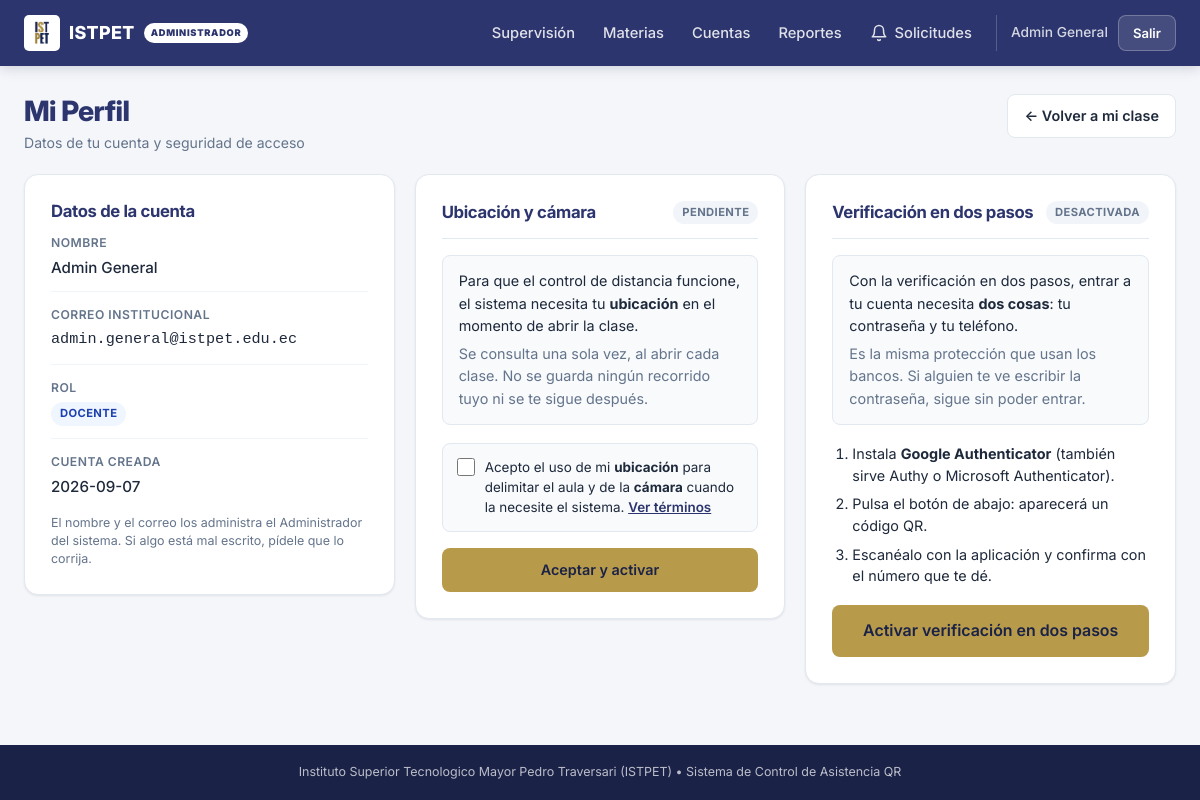
Screenshot of /public/docente/perfil (signed in) with the database file from the repository.
### tables this page shows
CREATE TABLE `usuarios` (
  `id` int(11) NOT NULL AUTO_INCREMENT,
  `nombre` varchar(80) NOT NULL,
  `apellido` varchar(80) NOT NULL,
  `correo` varchar(150) NOT NULL,
  `telefono` varchar(15) DEFAULT NULL,
  `password` varchar(255) NOT NULL,
  `totp_secreto` varchar(64) DEFAULT NULL,
  `totp_activado` tinyint(1) NOT NULL DEFAULT 0,
  `totp_desde` datetime DEFAULT NULL,
  `rol` enum('docente','admin') NOT NULL DEFAULT 'docente',
  `activo` tinyint(1) NOT NULL DEFAULT 1,
  `consentimiento_en` datetime DEFAULT NULL COMMENT 'Cuando acepto el uso de ubicacion y camara',
  `consentimiento_version` varchar(10) DEFAULT NULL COMMENT 'Version del texto que acepto',
  `creado_en` timestamp NOT NULL DEFAULT current_timestamp(),
  PRIMARY KEY (`id`),
  UNIQUE KEY `correo` (`correo`),
  KEY `idx_usuario_telefono` (`telefono`)
);

### controllers/DocenteController.php (called while the page is built, shortened)
<?php
require_once dirname(__DIR__) . '/models/Usuario.php';
class DocenteController extends BaseController
{
    public function perfil(): void
    {
        $usuario = Usuario::buscarPorId($this->idUsuarioActual());
        $secreto = Usuario::secretoTotp((int)$usuario['id']);
        $activo  = Usuario::tieneTotpActivo($usuario);
        $qr = null;
        [$mensaje, $error] = $this->obtenerFlash();
        $this->vista('docente.perfil', [
            'base'            => self::obtenerRutaBase(),
            'usuario'         => $usuario,
            'totpActivo'      => $activo,
            'consentimientoOk'    => Consentimiento::aceptado('usuario', (int)$usuario['id']),
            'consentimientoFecha' => Consentimiento::fecha('usuario', (int)$usuario['id']),
            'totpPreparado'   => ($secreto !== null && !$activo),
            'qrTotp'          => $qr,
            'secretoLegible'  => $secreto !== null ? Totp::secretoLegible($secreto) : null,
            'mensaje'         => $mensaje,
            'error'           => $error,
            'csrf'            => self::tokenCsrf()
        ]);
    }
}

### public/index.php (called while the page is built, shortened)
<?php
$raiz = dirname(__DIR__);
require_once $raiz . '/controllers/DocenteController.php';
$uri    = parse_url($_SERVER['REQUEST_URI'] ?? '/', PHP_URL_PATH) ?? '/';
$metodo = strtoupper($_SERVER['REQUEST_METHOD'] ?? 'GET');
$directorio = str_replace(DIRECTORY_SEPARATOR, '/', dirname($_SERVER['SCRIPT_NAME'] ?? ''));
if ($directorio !== '/' && $directorio !== '' && str_starts_with($uri, $directorio)) {
    $uri = substr($uri, strlen($directorio));
}
$ruta = '/' . trim($uri, '/');
[$clase, $accion] = $rutas[$ruta][$metodo];
(new $clase())->$accion();

### models/Usuario.php (called while the page is built, shortened)
<?php
class Usuario
{
    public static function buscarPorId(int $id): ?array
    {
        $db = Database::conectar();
        $stmt = $db->prepare("SELECT id, nombre, apellido, correo, telefono, rol, activo, creado_en,
                    totp_secreto, totp_activado, totp_desde
             FROM usuarios WHERE id = ? LIMIT 1");
        $stmt->execute([$id]);
        return $stmt->fetch() ?: null;
    }
}

### views/docente/perfil.php (the view, shortened to what this page needs)
<?php
require dirname(__DIR__) . '/layouts/header.php';
$tok = htmlspecialchars($csrf, ENT_QUOTES, 'UTF-8');
?>
<div class="page-header">
    <div>
        <h1 class="page-title">Mi Perfil</h1>
        <p class="page-subtitle">Datos de tu cuenta y seguridad de acceso</p>
    </div>
    <a href="<?= $base ?>/docente" class="btn btn-outline">&larr; Volver a mi clase</a>
</div>
<div class="perfil-grid">
    <div class="card">
        <h2 class="card-titulo">Datos de la cuenta</h2>
        <dl class="ficha-datos">
            <div>
                <dt>Nombre</dt>
                <dd><?= htmlspecialchars(trim($usuario['nombre'] . ' ' . $usuario['apellido'])) ?></dd>
            </div>
            <div>
                <dt>Correo institucional</dt>
                <dd class="celda-correo"><?= htmlspecialchars($usuario['correo']) ?></dd>
            </div>
            <div>
                <dt>Rol</dt>
                <dd><span class="badge badge-info">DOCENTE</span></dd>
            </div>
            <div>
                <dt>Cuenta creada</dt>
                <dd><?= htmlspecialchars(substr((string)$usuario['creado_en'], 0, 10)) ?></dd>
            </div>
        </dl>
        <p class="form-ayuda mt-4">
            El nombre y el correo los administra el Administrador del sistema.
            Si algo está mal escrito, pídele que lo corrija.
        </p>
    </div>
    <div class="card">
        <div class="card-header-flex">
            <h2 class="card-titulo mb-0">Ubicación y cámara</h2>
            <span class="badge <?= !empty($consentimientoOk) ? 'badge-success' : 'badge-neutral' ?>">
                <?= !empty($consentimientoOk) ? 'ACEPTADO' : 'PENDIENTE' ?>
            </span>
        </div>
        <?php if (!empty($consentimientoOk)): ?>
            <div class="totp-estado ok">
                <p>
                    Aceptaste el uso de tu ubicación para fijar el área de tus clases.
                    <?php if (!empty($consentimientoFecha)): ?>
                        <br><span class="text-muted">
                            Aceptado el <?= htmlspecialchars(date('d/m/Y \a \l\a\s H:i', strtotime($consentimientoFecha))) ?>
                        </span>
                    <?php endif; ?>
                </p>
            </div>
            <p class="form-ayuda mb-3">
                Al abrir una clase, tus coordenadas marcan el centro del aula. Los
                estudiantes que estén a más de <?= (int)($radioGeo ?? 500) ?> metros no
                podrán registrarse aunque tengan el código.
            </p>
            <details class="bloque-desplegable">
                <summary>Retirar mi permiso</summary>
                <p class="form-ayuda mb-3">
                    Si lo retiras, tus clases se abrirán sin control de ubicación:
                    cualquiera con el código podrá registrarse desde donde esté.
                </p>
                <form action="<?= $base ?>/terminos/retirar" method="POST"
                      onsubmit="return confirm('¿Retirar tu permiso? Tus clases dejarán de comprobar la distancia.');">
                    <input type="hidden" name="csrf_token" value="<?= $tok ?>">
                    <button type="submit" class="btn btn-peligro-suave">Retirar permiso</button>
                </form>
            </details>
        <?php else: ?>
            <div class="totp-estado">
                <p>
                    Para que el control de distancia funcione, el sistema necesita tu
                    <strong>ubicación</strong> en el momento de abrir la clase.
                </p>
                <p class="text-muted">
                    Se consulta una sola vez, al abrir cada clase. No se guarda ningún
                    recorrido tuyo ni se te sigue después.
                </p>
            </div>
            <form action="<?= $base ?>/terminos/aceptar" method="POST">
                <label class="consentimiento" for="aceptoDocente">
                    <input type="checkbox" id="aceptoDocente" name="acepto" value="1" required>
                    <span>
                        Acepto el uso de mi <strong>ubicación</strong> para delimitar el aula
                        y de la <strong>cámara</strong> cuando la necesite el sistema.
                        <a href="<?= $base ?>/terminos" target="_blank" rel="noopener">Ver términos</a>
                    </span>
                </label>
                <button type="submit" class="btn btn-dorado btn-block">Aceptar y activar</button>
            </form>
        <?php endif; ?>
    </div>
    <div class="card">
        <div class="card-header-flex">
            <h2 class="card-titulo mb-0">Verificación en dos pasos</h2>
            <span class="badge <?= $totpActivo ? 'badge-success' : 'badge-neutral' ?>">
                <?= $totpActivo ? 'ACTIVADA' : 'DESACTIVADA' ?>
            </span>
        </div>
        <?php if ($totpActivo): ?>
            <div class="totp-estado ok">
                <p>
                    Tu cuenta está protegida. Al entrar te pedimos tu contraseña y,
                    después, el código de 6 dígitos de tu aplicación autenticadora.
                </p>
                <p class="text-muted">
                    Aunque alguien averigüe tu contraseña, no puede entrar sin tu teléfono.
                </p>
            </div>
            <details class="bloque-desplegable">
                <summary>Desactivar la verificación en dos pasos</summary>
                <p class="form-ayuda mb-3">
                    Solo desactívala si cambiaste de teléfono o perdiste el acceso a la
                    aplicación. Tu cuenta queda menos protegida.
                </p>
                <form action="<?= $base ?>/docente/perfil/2fa/quitar" method="POST"
                      onsubmit="return confirm('¿Seguro que quieres desactivar la verificación en dos pasos?');">
                    <input type="hidden" name="csrf_token" value="<?= $tok ?>">
                    <div class="form-group mb-4">
                        <label for="password" class="form-label">
                            Confirma tu contraseña <span class="text-danger">*</span>
                        </label>
                        <input type="password" id="password" name="password" class="form-control"
                               required maxlength="72" autocomplete="current-password"
                               placeholder="••••••••">
                        <small class="form-ayuda">
                            Se pide por si dejaste la sesión abierta: nadie más debe poder
                            quitarle la protección a tu cuenta.
                        </small>
                    </div>
                    <button type="submit" class="btn btn-peligro-suave">Desactivar</button>
                </form>
            </details>
        <?php else: ?>
            <div class="totp-estado">
                <p>
                    Con la verificación en dos pasos, entrar a tu cuenta necesita
                    <strong>dos cosas</strong>: tu contraseña y tu teléfono.
                </p>
                <p class="text-muted">
                    Es la misma protección que usan los bancos. Si alguien te ve escribir
                    la contraseña, sigue sin poder entrar.
                </p>
            </div>
            <ol class="pasos-totp">
                <li>Instala <strong>Google Authenticator</strong> (también sirve Authy o Microsoft Authenticator).</li>
                <li>Pulsa el botón de abajo: aparecerá un código QR.</li>
                <li>Escanéalo con la aplicación y confirma con el número que te dé.</li>
            </ol>
            <form action="<?= $base ?>/docente/perfil/2fa/preparar" method="POST">
                <button type="submit" class="btn btn-dorado btn-lg btn-block">
                    Activar verificación en dos pasos
                </button>
            </form>
        <?php endif; ?>
    </div>
</div>
<?php require dirname(__DIR__) . '/layouts/footer.php'; ?>

### rows the page displays
usuarios: nombre+apellido "Admin General", correo "admin.general@istpet.edu.ec", creado_en "2026-09-07"

### other values shown
$nombreActual "Admin General"
